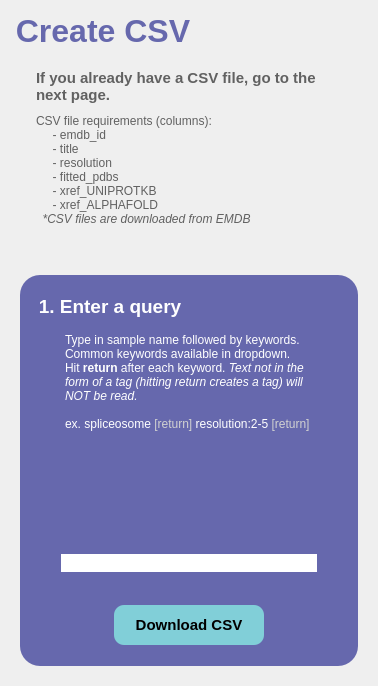
      <widget class="QWidget" name="page1">
       <attribute name="title">
        <string>Create CSV</string>
       </attribute>
       <layout class="QGridLayout" name="gridLayout_2">
        <item row="0" column="0">
         <widget class="QGroupBox" name="baseLayer">
          <property name="styleSheet">
           <string notr="true">QGroupBox#baseLayer {
	font-size: 24pt;
    font-weight: bold;
	border: transparent;
	padding-top: 30px;
}

QGroupBox::title {
	background-color: transparent;
	color: #6668ad;
}

/*
QGroupBox {
	border: transparent;
}
*/</string>
          </property>
          <property name="title">
           <string>Create CSV</string>
          </property>
          <layout class="QGridLayout" name="gridLayout_3">
           <item row="0" column="0">
            <widget class="QGroupBox" name="A_notesForUser">
             <property name="sizePolicy">
              <sizepolicy hsizetype="Preferred" vsizetype="MinimumExpanding">
               <horstretch>0</horstretch>
               <verstretch>0</verstretch>
              </sizepolicy>
             </property>
             <property name="minimumSize">
              <size>
               <width>0</width>
               <height>190</height>
              </size>
             </property>
             <property name="styleSheet">
              <string notr="true">QGroupBox#A_notesForUser {
	border: transparent;
	padding-top: 10px;
}</string>
             </property>
             <property name="title">
              <string/>
             </property>
             <layout class="QGridLayout" name="gridLayout_4">
              <item row="0" column="0">
               <widget class="QTextBrowser" name="textBrowser_5">
                <property name="styleSheet">
                 <string notr="true">background-color: transparent;
border: transparent;</string>
                </property>
                <property name="html">
                 <string>&lt;!DOCTYPE HTML PUBLIC &quot;-//W3C//DTD HTML 4.0//EN&quot; &quot;http://www.w3.org/TR/REC-html40/strict.dtd&quot;&gt;
&lt;html&gt;&lt;head&gt;&lt;meta name=&quot;qrichtext&quot; content=&quot;1&quot; /&gt;&lt;meta charset=&quot;utf-8&quot; /&gt;&lt;style type=&quot;text/css&quot;&gt;
p, li { white-space: pre-wrap; }
hr { height: 1px; border-width: 0; }
li.unchecked::marker { content: &quot;\2610&quot;; }
li.checked::marker { content: &quot;\2612&quot;; }
&lt;/style&gt;&lt;/head&gt;&lt;body style=&quot; font-family:'Segoe UI'; font-size:9pt; font-weight:400; font-style:normal;&quot;&gt;
&lt;p style=&quot; margin-top:0px; margin-bottom:0px; margin-left:0px; margin-right:0px; -qt-block-indent:0; text-indent:0px;&quot;&gt;&lt;span style=&quot; font-size:11pt; font-weight:700; color:#616161;&quot;&gt;If you already have a CSV file, go to the next page.&lt;/span&gt;&lt;/p&gt;
&lt;p style=&quot; margin-top:0px; margin-bottom:0px; margin-left:0px; margin-right:0px; -qt-block-indent:0; text-indent:0px;&quot;&gt;&lt;span style=&quot; font-size:6pt; font-weight:700; color:#616161;&quot;&gt; &lt;/span&gt;&lt;/p&gt;
&lt;p style=&quot; margin-top:0px; margin-bottom:0px; margin-left:0px; margin-right:0px; -qt-block-indent:0; text-indent:0px;&quot;&gt;&lt;span style=&quot; color:#616161;&quot;&gt;CSV file requirements (columns):&lt;/span&gt;&lt;/p&gt;
&lt;p style=&quot; margin-top:0px; margin-bottom:0px; margin-left:0px; margin-right:0px; -qt-block-indent:0; text-indent:0px;&quot;&gt;&lt;span style=&quot; color:#616161;&quot;&gt;     - emdb_id&lt;/span&gt;&lt;/p&gt;
&lt;p style=&quot; margin-top:0px; margin-bottom:0px; margin-left:0px; margin-right:0px; -qt-block-indent:0; text-indent:0px;&quot;&gt;&lt;span style=&quot; color:#616161;&quot;&gt;     - title&lt;/span&gt;&lt;/p&gt;
&lt;p style=&quot; margin-top:0px; margin-bottom:0px; margin-left:0px; margin-right:0px; -qt-block-indent:0; text-indent:0px;&quot;&gt;&lt;span style=&quot; color:#616161;&quot;&gt;     - resolution&lt;/span&gt;&lt;/p&gt;
&lt;p style=&quot; margin-top:0px; margin-bottom:0px; margin-left:0px; margin-right:0px; -qt-block-indent:0; text-indent:0px;&quot;&gt;&lt;span style=&quot; color:#616161;&quot;&gt;     - fitted_pdbs&lt;/span&gt;&lt;/p&gt;
&lt;p style=&quot; margin-top:0px; margin-bottom:0px; margin-left:0px; margin-right:0px; -qt-block-indent:0; text-indent:0px;&quot;&gt;&lt;span style=&quot; color:#616161;&quot;&gt;     - xref_UNIPROTKB&lt;/span&gt;&lt;/p&gt;
&lt;p style=&quot; margin-top:0px; margin-bottom:0px; margin-left:0px; margin-right:0px; -qt-block-indent:0; text-indent:0px;&quot;&gt;&lt;span style=&quot; color:#616161;&quot;&gt;     - xref_ALPHAFOLD&lt;br /&gt;&lt;/span&gt;&lt;span style=&quot; font-style:italic; color:#616161;&quot;&gt;  *CSV files are downloaded from EMDB&lt;/span&gt;&lt;/p&gt;&lt;/body&gt;&lt;/html&gt;</string>
                </property>
               </widget>
              </item>
             </layout>
            </widget>
           </item>
           <item row="2" column="0">
            <widget class="QGroupBox" name="B_enterQuery">
             <property name="styleSheet">
              <string notr="true">QGroupBox#B_enterQuery {
    border-radius: 20px;
	background-color: #6668ad;
	font-size: 14pt;
    font-weight: bold;
	padding-top: 30px;
	padding-left: 20px;
	padding-right: 20px;
}

QGroupBox::title {
	background-color: transparent;
	padding-top: 20px;
	padding-left: 16px;
	color: white;
}

/*
QGroupBox {
	border: transparent;
}
*/</string>
             </property>
             <property name="title">
              <string>1. Enter a query</string>
             </property>
             <layout class="QVBoxLayout" name="verticalLayout_3">
              <item>
               <widget class="QGroupBox" name="B1_instructions">
                <property name="sizePolicy">
                 <sizepolicy hsizetype="Preferred" vsizetype="MinimumExpanding">
                  <horstretch>0</horstretch>
                  <verstretch>0</verstretch>
                 </sizepolicy>
                </property>
                <property name="minimumSize">
                 <size>
                  <width>0</width>
                  <height>124</height>
                 </size>
                </property>
                <property name="styleSheet">
                 <string notr="true">
QGroupBox{
	background: transparent;
	border: transparent;
}
</string>
                </property>
                <property name="title">
                 <string/>
                </property>
                <layout class="QHBoxLayout" name="horizontalLayout_2">
                 <item>
                  <widget class="QTextBrowser" name="textBrowser_3">
                   <property name="sizePolicy">
                    <sizepolicy hsizetype="Expanding" vsizetype="Expanding">
                     <horstretch>0</horstretch>
                     <verstretch>0</verstretch>
                    </sizepolicy>
                   </property>
                   <property name="styleSheet">
                    <string notr="true">background-color: transparent;
border: transparent;</string>
                   </property>
                   <property name="html">
                    <string>&lt;!DOCTYPE HTML PUBLIC &quot;-//W3C//DTD HTML 4.0//EN&quot; &quot;http://www.w3.org/TR/REC-html40/strict.dtd&quot;&gt;
&lt;html&gt;&lt;head&gt;&lt;meta name=&quot;qrichtext&quot; content=&quot;1&quot; /&gt;&lt;meta charset=&quot;utf-8&quot; /&gt;&lt;style type=&quot;text/css&quot;&gt;
p, li { white-space: pre-wrap; }
hr { height: 1px; border-width: 0; }
li.unchecked::marker { content: &quot;\2610&quot;; }
li.checked::marker { content: &quot;\2612&quot;; }
&lt;/style&gt;&lt;/head&gt;&lt;body style=&quot; font-family:'Segoe UI'; font-size:9pt; font-weight:400; font-style:normal;&quot;&gt;
&lt;p style=&quot; margin-top:0px; margin-bottom:0px; margin-left:0px; margin-right:0px; -qt-block-indent:0; text-indent:0px;&quot;&gt;&lt;span style=&quot; color:#ffffff;&quot;&gt;Type in sample name followed by keywords. Common keywords available in dropdown. &lt;/span&gt;&lt;/p&gt;
&lt;p style=&quot; margin-top:0px; margin-bottom:0px; margin-left:0px; margin-right:0px; -qt-block-indent:0; text-indent:0px;&quot;&gt;&lt;span style=&quot; color:#ffffff;&quot;&gt;Hit &lt;/span&gt;&lt;span style=&quot; font-weight:700; color:#ffffff;&quot;&gt;return&lt;/span&gt;&lt;span style=&quot; color:#ffffff;&quot;&gt; after each keyword. &lt;/span&gt;&lt;span style=&quot; font-style:italic; color:#ffffff;&quot;&gt;Text not in the form of a tag (hitting return creates a tag) will NOT be read.&lt;/span&gt;&lt;/p&gt;
&lt;p style=&quot;-qt-paragraph-type:empty; margin-top:0px; margin-bottom:0px; margin-left:0px; margin-right:0px; -qt-block-indent:0; text-indent:0px; color:#ffffff;&quot;&gt;&lt;br /&gt;&lt;/p&gt;
&lt;p style=&quot; margin-top:0px; margin-bottom:0px; margin-left:0px; margin-right:0px; -qt-block-indent:0; text-indent:0px;&quot;&gt;&lt;span style=&quot; color:#ffffff;&quot;&gt;ex. spliceosome &lt;/span&gt;&lt;span style=&quot; color:#d1d1d1;&quot;&gt;[return] &lt;/span&gt;&lt;span style=&quot; color:#ffffff;&quot;&gt;resolution:2-5&lt;/span&gt; &lt;span style=&quot; color:#d1d1d1;&quot;&gt;[return]&lt;/span&gt;&lt;/p&gt;&lt;/body&gt;&lt;/html&gt;</string>
                   </property>
                  </widget>
                 </item>
                </layout>
               </widget>
              </item>
              <item>
               <widget class="QGroupBox" name="B2_queryBox">
                <property name="styleSheet">
                 <string notr="true">
QGroupBox{
	background: transparent;
	border: transparent;
}
</string>
                </property>
                <property name="title">
                 <string/>
                </property>
                <layout class="QHBoxLayout" name="horizontalLayout_3">
                 <item>
                  <widget class="QWidget" name="widget" native="true">
                   <property name="styleSheet">
                    <string notr="true">background-color: white;</string>
                   </property>
                   <layout class="QHBoxLayout" name="horizontalLayout_8"/>
                  </widget>
                 </item>
                </layout>
               </widget>
              </item>
              <item>
               <widget class="QGroupBox" name="B3_downloadCSV">
                <property name="styleSheet">
                 <string notr="true">
QGroupBox{
	background: transparent;
	border: transparent;
}
</string>
                </property>
                <property name="title">
                 <string/>
                </property>
                <layout class="QHBoxLayout" name="horizontalLayout_4">
                 <item>
                  <spacer name="horizontalSpacer">
                   <property name="orientation">
                    <enum>Qt::Horizontal</enum>
                   </property>
                   <property name="sizeHint" stdset="0">
                    <size>
                     <width>40</width>
                     <height>20</height>
                    </size>
                   </property>
                  </spacer>
                 </item>
                 <item>
                  <widget class="QPushButton" name="pushButton_6">
                   <property name="sizePolicy">
                    <sizepolicy hsizetype="Expanding" vsizetype="MinimumExpanding">
                     <horstretch>0</horstretch>
                     <verstretch>0</verstretch>
                    </sizepolicy>
                   </property>
                   <property name="minimumSize">
                    <size>
                     <width>150</width>
                     <height>40</height>
                    </size>
                   </property>
                   <property name="font">
                    <font>
                     <pointsize>11</pointsize>
                     <bold>true</bold>
                    </font>
                   </property>
                   <property name="toolTip">
                    <string>&lt;html&gt;&lt;head/&gt;&lt;body&gt;&lt;p&gt;&lt;span style=&quot; font-weight:400;&quot;&gt;this is limiting the window's thickness when shrinking btw, prob a better way to go about sizepolicys&lt;/span&gt;&lt;/p&gt;&lt;/body&gt;&lt;/html&gt;</string>
                   </property>
                   <property name="styleSheet">
                    <string notr="true">QPushButton {
	background: #81cfd8;
	border-radius: 10px;
}

QPushButton:pressed {
	border: 6px solid transparent;
}</string>
                   </property>
                   <property name="text">
                    <string>Download CSV</string>
                   </property>
                  </widget>
                 </item>
                 <item>
                  <spacer name="horizontalSpacer_2">
                   <property name="orientation">
                    <enum>Qt::Horizontal</enum>
                   </property>
                   <property name="sizeHint" stdset="0">
                    <size>
                     <width>40</width>
                     <height>20</height>
                    </size>
                   </property>
                  </spacer>
                 </item>
                </layout>
               </widget>
              </item>
             </layout>
            </widget>
           </item>
          </layout>
         </widget>
        </item>
       </layout>
      </widget>
